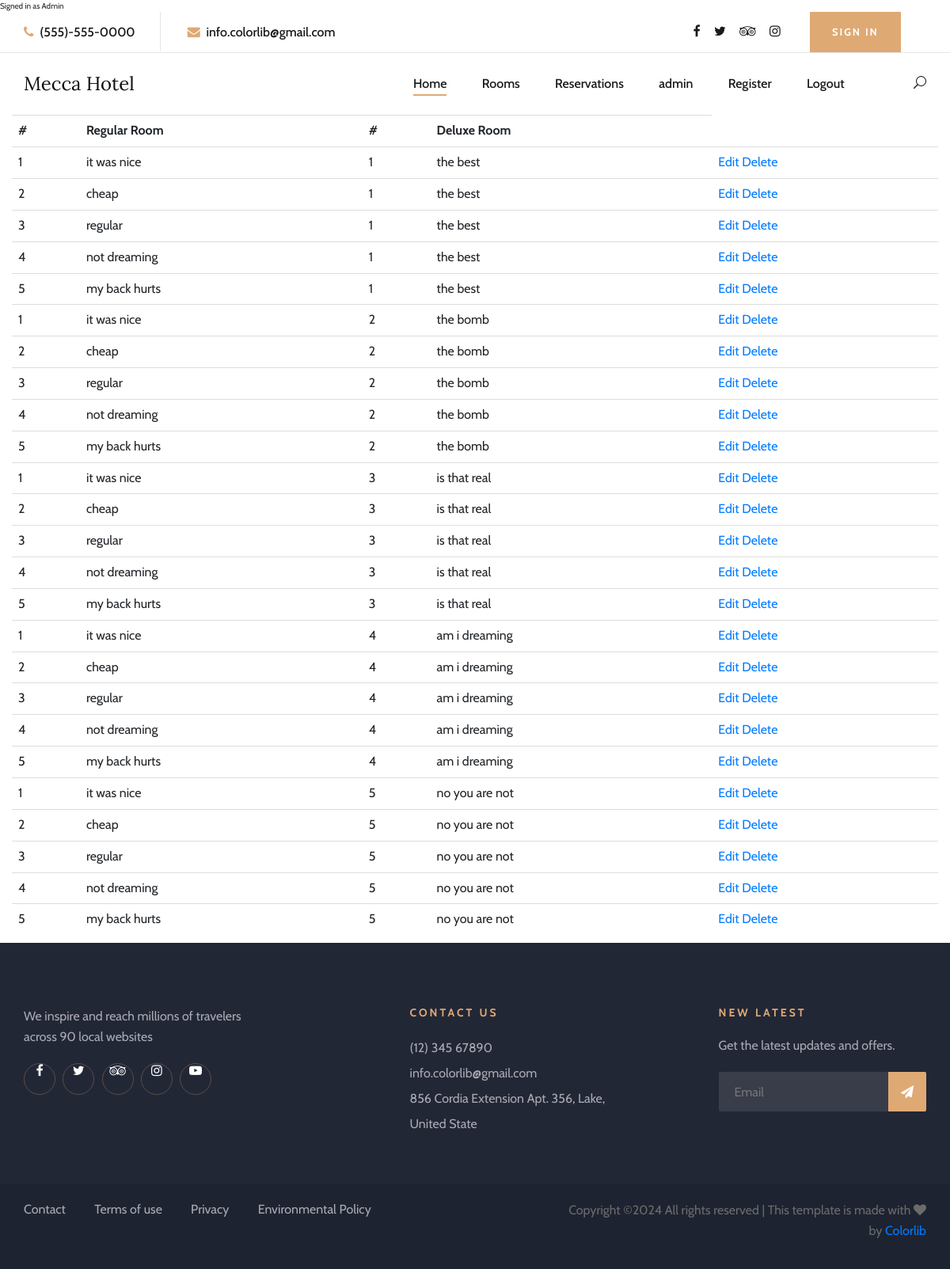
/manRooms.php (signed in), run on the app's committed database.
### tables this page shows
CREATE TABLE `regRoom` (
  `regID` int(5) NOT NULL,
  `regInfo` varchar(255) NOT NULL
);

CREATE TABLE `DluxRoom` (
  `DluxID` int(5) NOT NULL,
  `DluxInfo` varchar(255) NOT NULL
);

### manRooms.php (the view, shortened to what this page needs)
<?php
try {
	  require_once("phpIncludes/config.php");
	$db->setAttribute(PDO::ATTR_ERRMODE, PDO::ERRMODE_EXCEPTION);
}
catch(Exception $e) {
	$error = $e->getMessage();
}
if ($_SESSION) {
if ($_SESSION['session_status'] == 'Admin') {
	$sql = "SELECT * FROM regRoom,DluxRoom";
$result = $db->query($sql);
}
else {
	header("location: manRooms.php");
}
}
else {
	header("location: login.php");
}
?>
<!DOCTYPE html>
<html>
<head>
	<link rel="stylesheet" href="https://maxcdn.bootstrapcdn.com/bootstrap/3.3.7/css/bootstrap.min.css" >
</head>
  <?php include "phpIncludes/header.php";?>
<body>
<div class="container">
	<div class="row">
		<table class="table">
			<tr>
			<th>#</th>
			<th>Regular Room</th>
        	<th>#</th>
        <th>Deluxe Room</th>
			</tr>
			<?php
			while($r = $result->fetch(PDO::FETCH_ASSOC)){
				?>
			<tr>
      <td><?php echo $r['regID'];?></td>
			<td><?php echo $r['regInfo'];?></td>
			<td><?php echo $r['DluxID'] ;?></td>
			<td><?php echo $r['DluxInfo'];?></td>
				<td><a href="updateRoom.php?id=<?php echo $r['regID'];?>">Edit</a>
            <a href="deleteRoom.php?id=<?php echo $r['regID'];?>">Delete</a>
				</td></tr>
			<?php } ?>
		</table>
			</div>
</div>
</body>
  <?php include "phpIncludes/footer.php";?>
</html>

### css/style.css (style rules this page uses)
html, body { height: 100%; font-family: "Cabin", sans-serif; -webkit-font-smoothing: antialiased; font-smoothing: antialiased; }
@media only screen and (min-width: 1200px) { .container { max-width: 1170px; } }

### data on the page
regroom: regID "1", regInfo "it was nice", dluxroom.DluxID "1", dluxroom.DluxInfo "the best", dluxroom.DluxID "2", dluxroom.DluxInfo "the bomb", dluxroom.DluxID "3", dluxroom.DluxInfo "is that real", dluxroom.DluxID "4", dluxroom.DluxInfo "am i dreaming", dluxroom.DluxID "5", dluxroom.DluxInfo "no you are not"
regroom: regID "2", regInfo "cheap", dluxroom.DluxID "1", dluxroom.DluxInfo "the best", dluxroom.DluxID "2", dluxroom.DluxInfo "the bomb", dluxroom.DluxID "3", dluxroom.DluxInfo "is that real", dluxroom.DluxID "4", dluxroom.DluxInfo "am i dreaming", dluxroom.DluxID "5", dluxroom.DluxInfo "no you are not"
regroom: regID "3", regInfo "regular", dluxroom.DluxID "1", dluxroom.DluxInfo "the best", dluxroom.DluxID "2", dluxroom.DluxInfo "the bomb", dluxroom.DluxID "3", dluxroom.DluxInfo "is that real", dluxroom.DluxID "4", dluxroom.DluxInfo "am i dreaming", dluxroom.DluxID "5", dluxroom.DluxInfo "no you are not"
regroom: regID "4", regInfo "not dreaming", dluxroom.DluxID "1", dluxroom.DluxInfo "the best", dluxroom.DluxID "2", dluxroom.DluxInfo "the bomb", dluxroom.DluxID "3", dluxroom.DluxInfo "is that real", dluxroom.DluxID "4", dluxroom.DluxInfo "am i dreaming", dluxroom.DluxID "5", dluxroom.DluxInfo "no you are not"
regroom: regID "5", regInfo "my back hurts", dluxroom.DluxID "1", dluxroom.DluxInfo "the best", dluxroom.DluxID "2", dluxroom.DluxInfo "the bomb", dluxroom.DluxID "3", dluxroom.DluxInfo "is that real", dluxroom.DluxID "4", dluxroom.DluxInfo "am i dreaming", dluxroom.DluxID "5", dluxroom.DluxInfo "no you are not"
